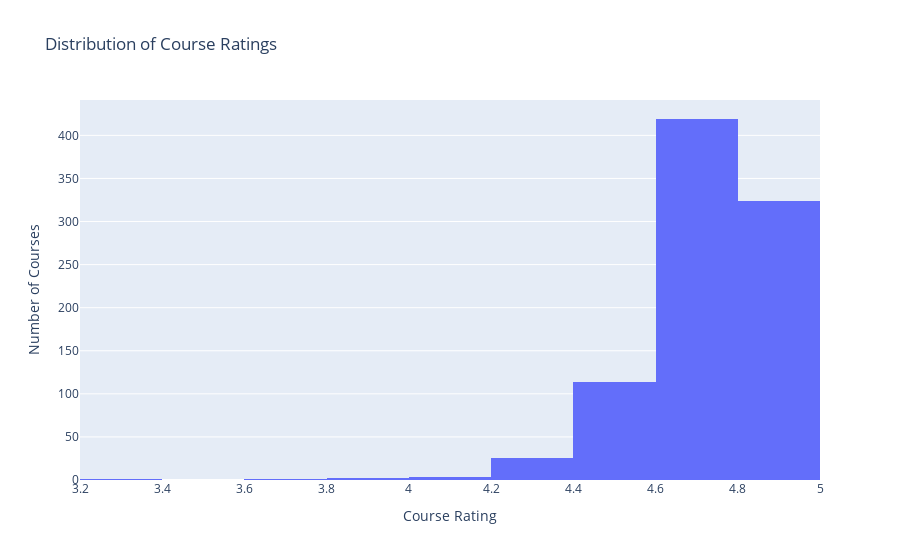

Notebook code cell kept with this figure:
### Markdown cell above
#### **2.1 Distribution of Course Ratings**

Plotly was used to visualize the distribution of course ratings interactively. 

###### **Please know, that exact counts and zoom is only available in Jupiter notebook*

### Code cell
fig = px.histogram(df, x="course_rating", nbins=10, title="Distribution of Course Ratings")
fig.update_layout(xaxis_title="Course Rating", yaxis_title="Number of Courses")
fig.show()

### Figure 1 — Plotly figure (JSON) as saved in the notebook; plotly's stock layout.template omitted (floating-point values rounded to 4 significant figures; data arrays with more than 128 entries replaced by an {"elided": "..."} marker saying what was removed)
{"data": [{"bingroup": "x", "hovertemplate": "course_rating=%{x}<br>count=%{y}<extra></extra>", "legendgroup": "", "marker": {"color": "#636efa", "pattern": {"shape": ""}}, "name": "", "nbinsx": 10, "orientation": "v", "showlegend": false, "type": "histogram", "x": {"elided": "891 float values"}, "xaxis": "x", "yaxis": "y"}], "layout": {"barmode": "relative", "legend": {"tracegroupgap": 0}, "title": {"text": "Distribution of Course Ratings"}, "xaxis": {"anchor": "y", "domain": [0, 1], "title": {"text": "Course Rating"}}, "yaxis": {"anchor": "x", "domain": [0, 1], "title": {"text": "Number of Courses"}}}}
